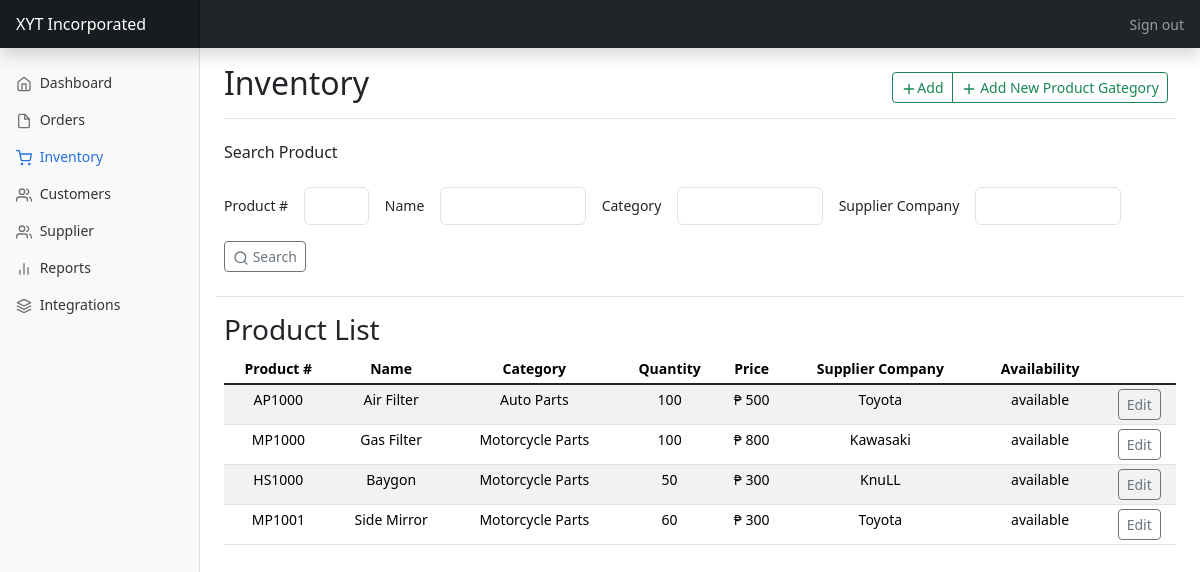
/Inventory/index.php, run on the app's committed database.
### tables this page shows
CREATE TABLE `products` (
  `Product_ID` int(20) NOT NULL,
  `Product_Name` varchar(255) NOT NULL,
  `Product_Description` text NOT NULL,
  `Product_no` varchar(255) NOT NULL,
  `Product_Price` int(20) NOT NULL,
  `Product_Quantity` int(20) NOT NULL,
  `Product_Status` varchar(20) NOT NULL,
  `Supplier` int(20) NOT NULL,
  `ProdCategory` int(20) NOT NULL
);

CREATE TABLE `product_category` (
  `ProdCategory_ID` int(11) NOT NULL,
  `Product_Type` varchar(255) NOT NULL,
  `category_code` varchar(255) NOT NULL
);

CREATE TABLE `supplier` (
  `Supplier_ID` int(11) NOT NULL,
  `supplier_company` varchar(255) NOT NULL,
  `supplier_detail` varchar(255) NOT NULL,
  `supplier_address` varchar(255) NOT NULL,
  `supplier_fax` varchar(255) NOT NULL,
  `contact_person` varchar(255) NOT NULL,
  `contact_email` varchar(255) NOT NULL,
  `contact_number` varchar(255) NOT NULL,
  `Status` varchar(255) NOT NULL
);

### Inventory/index.php (the view, shortened to what this page needs)
<?php include('inventoryconnect.php');?>
<!doctype html>
<html lang="en">
  <head>
<link href="https://cdn.jsdelivr.net/npm/bootstrap@5.1.3/dist/css/bootstrap.min.css" rel="stylesheet">
<link href="../assets/dist/css/bootstrap.min.css" rel="stylesheet">
    <link href="dashboard.css" rel="stylesheet">
  </head>
  <body>
<header class="navbar navbar-dark sticky-top bg-dark flex-md-nowrap p-0 shadow">
  <a class="navbar-brand col-md-3 col-lg-2 me-0 px-3" href="#">XYT Incorporated</a>
  <div class="navbar-nav">
    <div class="nav-item text-nowrap">
      <a class="nav-link px-3" href="../sign-in/index.php">Sign out</a>
    </div>
  </div>
</header>
<div class="container-fluid">
  <div class="row">
    <nav id="sidebarMenu" class="col-md-2 col-lg-2 d-md-block bg-light sidebar collapse">
      <div class="position-sticky pt-3">
        <ul class="nav flex-column">
          <li class="nav-item">
            <a class="nav-link" aria-current="page" href="#">
              <span data-feather="home"></span>
              Dashboard
            </a>
          </li>
          <li class="nav-item">
            <a class="nav-link" href="../Order/index.html">
              <span data-feather="file"></span>
              Orders
            </a>
          </li>
          <li class="nav-item">
            <a class="nav-link active" href="#">
              <span data-feather="shopping-cart"></span>
              Inventory
            </a>
          </li>
          <li class="nav-item">
            <a class="nav-link" href="#">
              <span data-feather="users"></span>
              Customers
            </a>
          </li>
          <li class="nav-item">
            <a class="nav-link" href="../Inventory/supplier.php">
              <span data-feather="users"></span>
              Supplier
            </a>
          </li>
          <li class="nav-item">
            <a class="nav-link" href="#">
              <span data-feather="bar-chart-2"></span>
              Reports
            </a>
          </li>
          <li class="nav-item">
            <a class="nav-link" href="#">
              <span data-feather="layers"></span>
              Integrations
            </a>
          </li>
        </ul>
      </div>
    </nav>
    <main class="col-md-9 ms-sm-auto col-lg-10 px-md-4">
      <div class="d-flex justify-content-between flex-wrap flex-md-nowrap align-items-center pt-3 pb-2 mb-3 border-bottom">
        <h1 class="h2 text-bold">Inventory</h1> <p><?php echo $error;?></p>
        <div class="btn-toolbar mb-2 mb-md-0">
          <div class="btn-group me-2">
            <button type="button" class="btn btn-sm btn-outline-success" data-toggle="modal" data-target="#exampleModalLong">
              <span data-feather="plus"></span>Add</button>
              <button type="button" class="btn btn-sm btn-outline-success" data-toggle="modal" data-target="#AddNewGategoryModal">
              <span data-feather="plus"></span> Add New Product Gategory</button>
          </div>
        </div>
      </div>
      <div class="row g-3 align-items-center pt-2 pb-4 border-bottom ">
        <h6>Search Product</h6>
        <div class="col-auto">
          <label for="inputPassword6" class="col-form-label ">Product #</label>
        </div>
        <div class="col-1">
          <input type="text" id="inputPassword6" class="form-control" aria-describedby="passwordHelpInline">
        </div>
        <div class="col-auto">
          <label for="inputPassword6" class="col-form-label ">Name</label>
        </div>
        <div class="col-2">
          <input type="text" id="inputPassword6" class="form-control" aria-describedby="passwordHelpInline">
        </div>
        <div class="col-auto">
          <label for="inputPassword6" class="col-form-label ">Category</label>
        </div>
        <div class="col-2">
            <select class="form-control" id="exampleFormControlSelect1">
              <option selected></option>
              <option>Motorcycle Parts</option>
            </select>
        </div>
        <div class="col-auto">
          <label for="inputPassword6" class="col-form-label ">Supplier Company</label>
        </div>
        <div class="col-2">
          <input type="text" id="inputPassword6" class="form-control" aria-describedby="passwordHelpInline">
        </div>
        <div class="col align-self-center ">
          <button type="button" class="btn btn-sm btn-outline-secondary"><span data-feather="search"></span> Search</button>
        </div>
      </div>
      <h3 class="pt-3">Product List</h3>
      <div class="table-responsive">
        <table class="table table-striped table-sm text-center">
          <thead>
            <tr>
              <th scope="col">Product #</th>
              <th scope="col">Name</th>
              <th scope="col">Category</th>
              <th scope="col">Quantity</th>
              <th scope="col">Price</th>
              <th scope="col">Supplier Company</th>
              <th scope="col">Availability</th>
            </tr>
          </thead>
          <tbody>
          <?php $result_view = mysqli_query($db,"select * from products,product_category,supplier
          where NOT Product_Status = 'pull-out' AND products.Supplier = supplier.Supplier_ID AND products.ProdCategory = product_category.ProdCategory_ID");
            while($row_view = mysqli_fetch_array($result_view)){ ?>
            <tr>
              <td><?php echo $row_view['Product_no']?></td>
              <td><?php echo $row_view['Product_Name']?></td>
              <td><?php echo $row_view['Product_Type']?></td>
              <td><?php echo $row_view['Product_Quantity']?></td>
              <td> ₱ <?php echo $row_view['Product_Price']?></td>
              <td><?php echo $row_view['supplier_company']?></td>
              <td><?php echo $row_view['Product_Status']?></td>
              <td><button type="submit" class="btn btn-sm btn-outline-secondary btn_edit" data-toggle="modal" data-target="#EditingProductModal" name="btn_edit">Edit</button></td>
            </tr>
            <?php }?>
          </tbody>
        </table>
      </div>
    </main>
</div>
  </body>
</html>

### Inventory/dashboard.css (style rules this page uses)
body { font-size: .875rem; }
.feather { width: 16px; height: 16px; vertical-align: text-bottom; }
.sidebar { position: fixed; top: 0; bottom: 0; left: 0; z-index: 100; padding: 48px 0 0; box-shadow: inset -1px 0 0 rgba(0, 0, 0, .1); }
.sidebar .nav-link { font-weight: 500; color: #333; }
.sidebar .nav-link .feather { margin-right: 4px; color: #727272; }
.sidebar .nav-link.active { color: #2470dc; }
.sidebar .nav-link:hover .feather, .sidebar .nav-link.active .feather { color: inherit; }
.navbar-brand { padding-top: .75rem; padding-bottom: .75rem; font-size: 1rem; background-color: rgba(0, 0, 0, .25); box-shadow: inset -1px 0 0 rgba(0, 0, 0, .25); }

### data on the page
products: Product_no "AP1000", Product_Name "Air Filter", product_category.Product_Type "Auto Parts", Product_Quantity "100", Product_Price "500", supplier.supplier_company "Toyota", Product_Status "available"
products: Product_no "MP1000", Product_Name "Gas Filter", product_category.Product_Type "Motorcycle Parts", Product_Quantity "100", Product_Price "800", supplier.supplier_company "Kawasaki", Product_Status "available"
products: Product_no "HS1000", Product_Name "Baygon", product_category.Product_Type "Motorcycle Parts", Product_Quantity "50", Product_Price "300", supplier.supplier_company "KnuLL", Product_Status "available"
products: Product_no "MP1001", Product_Name "Side Mirror", product_category.Product_Type "Motorcycle Parts", Product_Quantity "60", Product_Price "300", supplier.supplier_company "Toyota", Product_Status "available"
